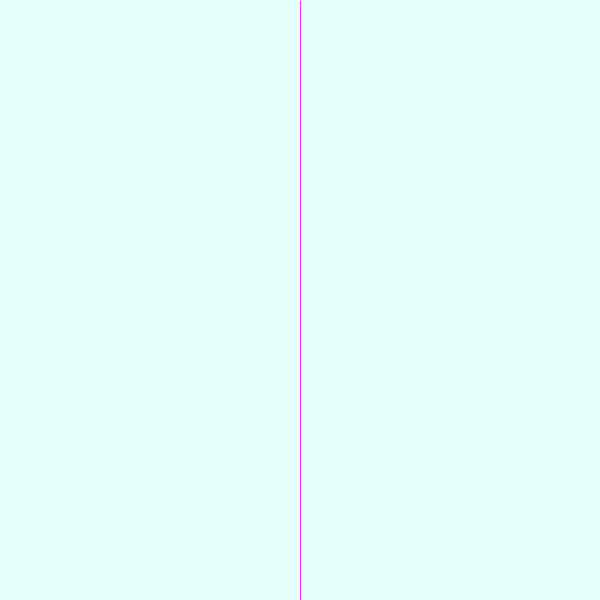
Frame 1 (no input)
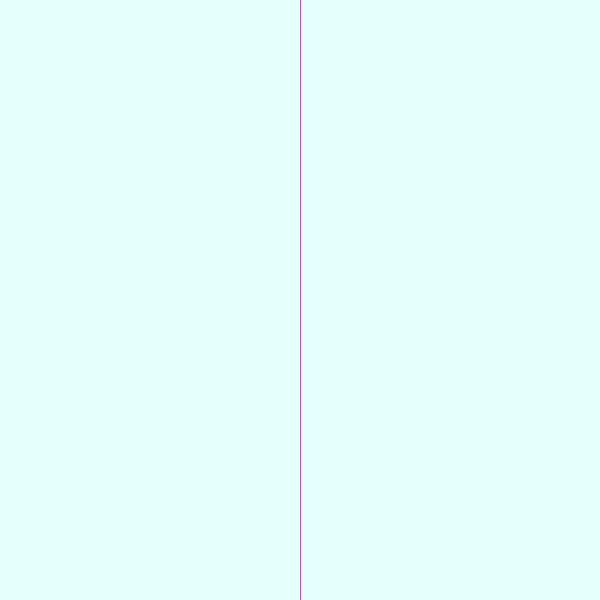
Frame 60 (the mouse pressed at the canvas centre just before this capture)
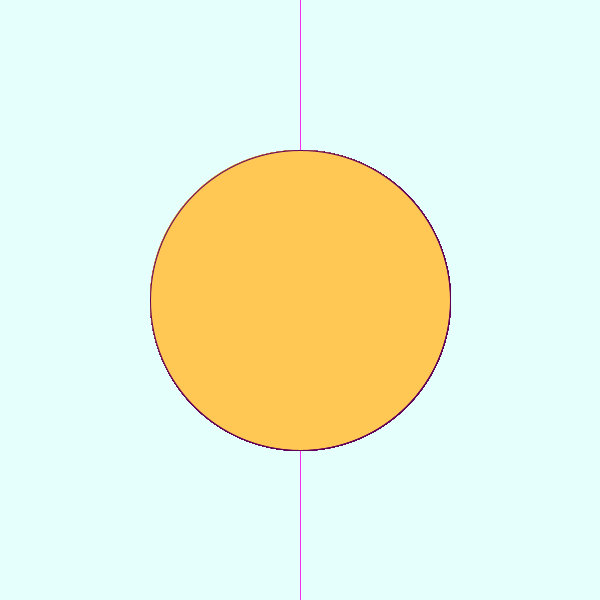
Frame 120 (the mouse held since frame 60 and released just before this capture)

The Processing sketch that drew these frames (run headless with seeded random() and noise(); from frame 60 on, the mouse is pressed at the canvas centre):

// Processing sketch: processing_110957
// ── processing_110957.pde

void setup()
{
  size (600, 600);
  background(229, 255, 253); 
 

}

void draw()
{
  float lineColor = abs(mouseX * .5 - pmouseX);
  stroke(247-lineColor,47-lineColor,237-lineColor);
  fill(255, 200, 85);
  ellipse(300, 300, pmouseY, height-mouseX);
}
void mousePressed()
{
  fill (229, 255, 253);
ellipse(300, 300, pmouseY, height-mouseX);
}
